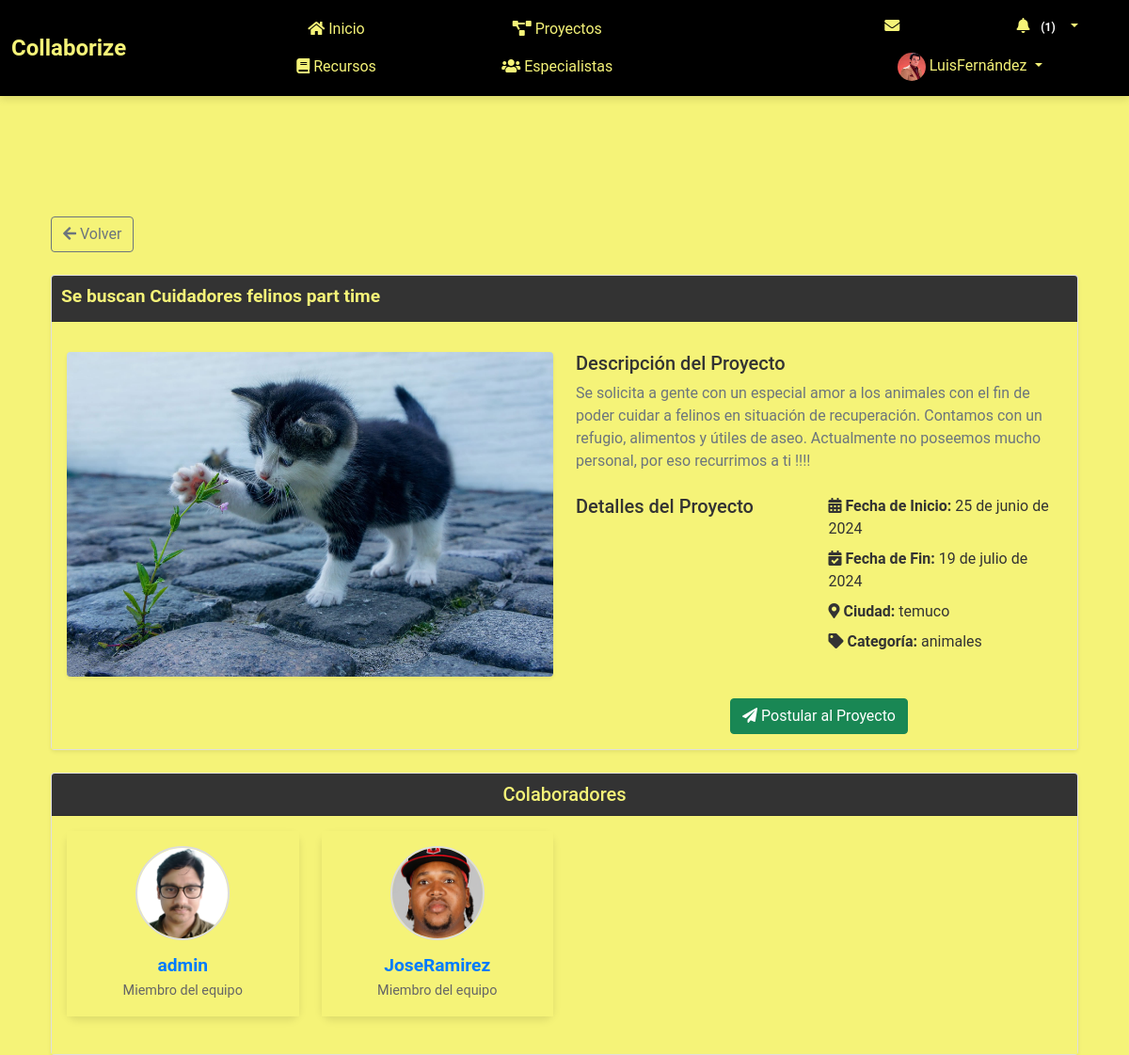
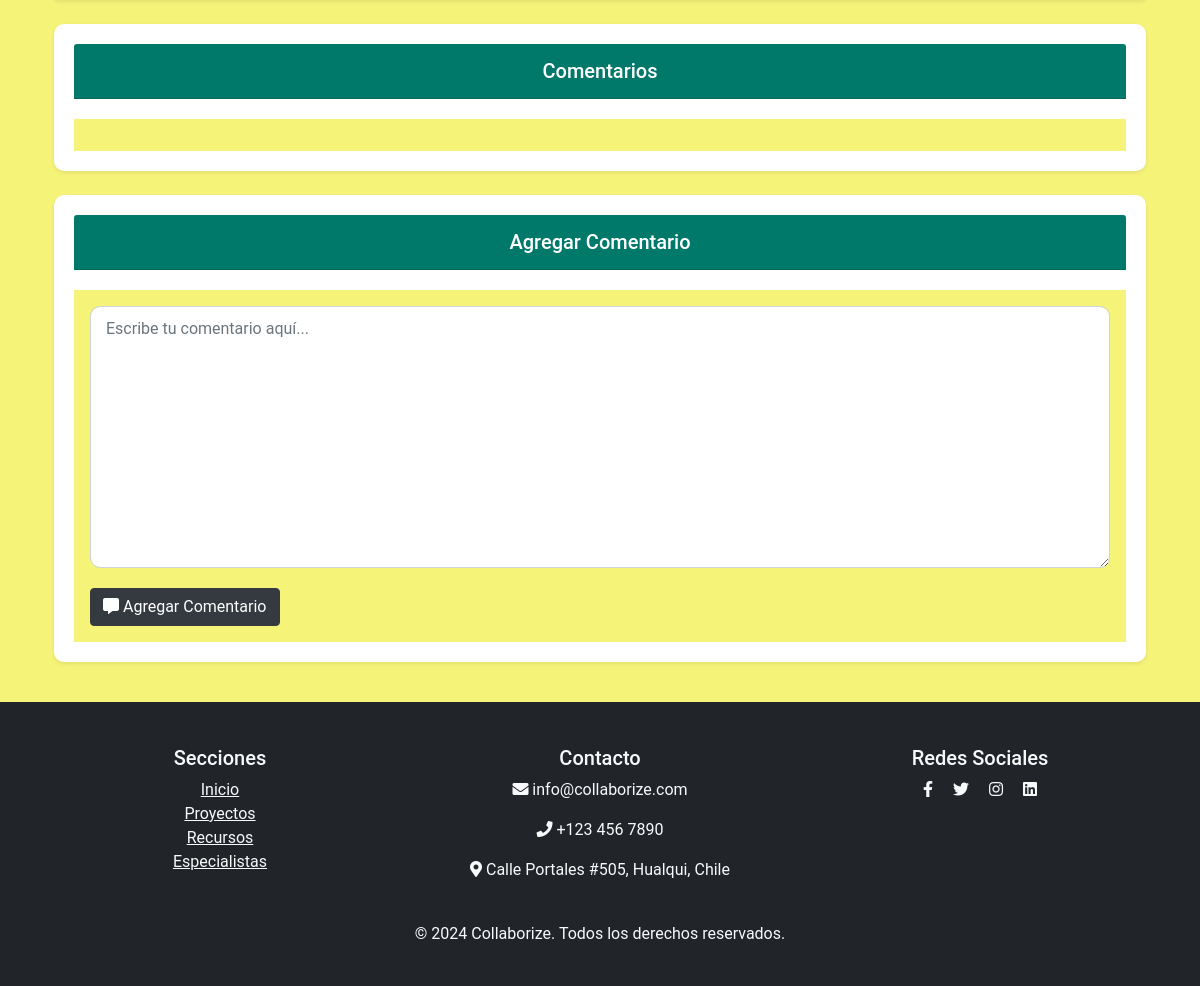
The page /proyectos/11/ (signed in) on the database its author committed (2 pictures, top to bottom).
### myapp/models.py (models this page shows, shortened)
class Perfil(models.Model):
    user = models.OneToOneField(User, on_delete=models.CASCADE)
    nombre = models.CharField(max_length=30, blank=True, null=True)
    apellido = models.CharField(max_length=30, blank=True, null=True)
    telefono = models.CharField(max_length=15, blank=True, null=True)
    fecha_nacimiento = models.DateField(null=True, blank=True)
    avatar = models.ImageField(upload_to='avatars/', null=True, blank=True)
    website = models.URLField(max_length=200, blank=True, null=True)
    twitter = models.URLField(max_length=200, blank=True, null=True)
    facebook = models.URLField(max_length=200, blank=True, null=True)
    linkedin = models.URLField(max_length=200, blank=True, null=True)
    habilidad_1 = models.CharField(max_length=100, blank=True, null=True)
    habilidad_2 = models.CharField(max_length=100, blank=True, null=True)
    habilidad_3 = models.CharField(max_length=100, blank=True, null=True)
    experiencia = models.TextField(blank=True, null=True)
    especialidad = models.CharField(max_length=200, blank=True, null=True)
    ubicacion = models.CharField(max_length=200, blank=True, null=True)
    disponibilidad = models.BooleanField(blank=True, null=True)

class Proyecto(models.Model):
    nombre = models.CharField(max_length=200)
    descripcion = models.TextField()
    fecha_inicio = models.DateField()
    fecha_fin = models.DateField()
    ciudad = models.CharField(max_length=100, blank=True, null=True)
    imagen = models.ImageField(upload_to='proyectos/', blank=True, null=True)
    categoria = models.CharField(max_length=100, choices=[
        ('tecnologia', 'Tecnología'),
        ('educacion', 'Educación'),
        ('salud', 'Salud'),
        ('finanzas', 'Finanzas'),
        ('energia', 'Energía'),
        ('animales', 'Animales'),
    ], default='tecnologia')
    creador = models.ForeignKey(User, on_delete=models.CASCADE, related_name='proyectos_creados')
    colaboradores = models.ManyToManyField(User, related_name='proyectos_colaborados')

class Postulacion(models.Model):
    ESTADO_CHOICES = [
        ('pendiente', 'Pendiente'),
        ('aceptada', 'Aceptada'),
        ('rechazada', 'Rechazada'),
    ]
    proyecto = models.ForeignKey(Proyecto, on_delete=models.CASCADE)
    usuario = models.ForeignKey(User, on_delete=models.CASCADE)
    estado = models.CharField(max_length=10, choices=ESTADO_CHOICES, default='pendiente')
    fecha_postulacion = models.DateTimeField(auto_now_add=True)
    class Meta:
        unique_together = ('proyecto', 'usuario')

### myapp/views.py (the view)
# urls.py: path('proyectos/<int:proyecto_id>/', views.proyecto_detalle, name='proyecto_detalle'),
@login_required
def proyecto_detalle(request, proyecto_id):
    proyecto = get_object_or_404(Proyecto, id=proyecto_id)
    comentarios = proyecto.comentarios.all()
    if request.method == 'POST':
        form = ComentarioForm(request.POST)
        if form.is_valid():
            comentario = form.save(commit=False)
            comentario.proyecto = proyecto
            comentario.autor = request.user
            comentario.save()
            messages.success(request, 'Comentario agregado exitosamente.')
            return redirect('proyecto_detalle', proyecto_id=proyecto.id)
        else:
            messages.error(request, 'Error al agregar el comentario.')
    else:
        form = ComentarioForm()
    aceptados = proyecto.postulacion_set.filter(estado='aceptada')
    return render(request, 'myapp/proyecto_detalle.html', {
        'proyecto': proyecto,
        'comentarios': comentarios,
        'form': form,
        'aceptados': aceptados,
    })

### myapp/templates/myapp/proyecto_detalle.html (shortened to what this page needs)
{% extends "myapp/base.html" %}
{% load static %}
{% load custom_filters %}
{% block extra_css %}
<link rel="stylesheet" href="{% static 'myapp/css/proyecto_detalle.css' %}">
{% endblock %}
{% block content %}
<div class="container mt-5">
    <div class="back-button mb-4">
        <a href="{% url 'proyecto_lista' %}" class="btn btn-outline-secondary">
            <i class="fas fa-arrow-left"></i> Volver
        </a>
    </div>
    <div class="card mb-4 shadow-sm">
        <div class="card-header d-flex justify-content-between align-items-center">
            <h2 class="card-title">{{ proyecto.nombre }}</h2>
        </div>
        <div class="card-body">
            <div class="row">
                <div class="col-md-6 mb-4">
                    <div class="project-image text-center">
                        {% if proyecto.imagen %}
                        <img src="{{ proyecto.imagen.url }}" alt="{{ proyecto.nombre }}" class="img-fluid rounded shadow-sm">
                        {% else %}
                        <img src="https://picsum.photos/1000/1000" alt="{{ proyecto.nombre }}" class="img-fluid rounded shadow-sm">
                        {% endif %}
                    </div>
                </div>
                <div class="col-md-6">
                    <div class="project-info mb-4">
                        <h5>Descripción del Proyecto</h5>
                        <p class="text-muted">{{ proyecto.descripcion }}</p>
                    </div>
                    <div class="project-details mb-4">
                        <h5>Detalles del Proyecto</h5>
                        <ul class="list-unstyled">
                            <li class="mb-2"><i class="fas fa-calendar-alt"></i> <strong>Fecha de Inicio:</strong> {{ proyecto.fecha_inicio }}</li>
                            <li class="mb-2"><i class="fas fa-calendar-check"></i> <strong>Fecha de Fin:</strong> {{ proyecto.fecha_fin }}</li>
                            <li class="mb-2"><i class="fas fa-map-marker-alt"></i> <strong>Ciudad:</strong> {{ proyecto.ciudad }}</li>
                            <li class="mb-2"><i class="fas fa-tag"></i> <strong>Categoría:</strong> {{ proyecto.categoria }}</li>
                        </ul>
                    </div>
                    <div class="text-center">
                        <form method="post" action="{% url 'postular_proyecto' proyecto.id %}">
                            <button type="submit" class="btn btn-success btn-block"><i class="fas fa-paper-plane"></i> Postular al Proyecto</button>
                        </form>
                    </div>
                </div>
            </div>
        </div>
    </div>
    <div class="card mb-4 shadow-sm">
        <div class="card-header text-center">
            <h5 class="mb-0">Colaboradores</h5>
        </div>
        <div class="card-body">
            {% if aceptados %}
                <div class="row">
                    {% for aceptado in aceptados %}
                        <div class="col-md-3 mb-4">
                            <div class="card card-aceptado text-center">
                                <div class="card-body">
                                    <div class="avatar-container">
                                        {% if aceptado.usuario.perfil.avatar %}
                                            <img src="{{ aceptado.usuario.perfil.avatar.url }}" alt="{{ aceptado.usuario.username }}" class="avatar">
                                        {% else %}
                                            <img src="{% static 'myapp/images/default_avatar.png' %}" alt="{{ aceptado.usuario.username }}" class="avatar">
                                        {% endif %}
                                    </div>
                                    <h5 class="card-title">
                                        <a href="{% url 'ver_perfil' aceptado.usuario.id %}">{{ aceptado.usuario.username }}</a>
                                    </h5>
                                    <p class="card-text">{{ aceptado.usuario.perfil.descripcion|default:"Miembro del equipo" }}</p>
                                </div>
                            </div>
                        </div>
                    {% endfor %}
                </div>
            {% else %}
                <p>No hay colaboradores aceptados.</p>
            {% endif %}
        </div>
    </div>
    <div class="card card-comments mb-4 shadow-sm">
        <div class="card-header custom-header">
            <h5 class="mb-0">Comentarios</h5>
        </div>
        <div class="card-body">
        </div>
    </div>
    <div class="card card-form mb-4 shadow-sm">
        <div class="card-header custom-header">
            <h5 class="mb-0">Agregar Comentario</h5>
        </div>
        <div class="card-body">
            <form method="post">
                <div class="form-group">
                    {{ form.texto|add_class:"form-control" }}
                </div>
                <button type="submit" class="btn btn-primary"><i class="fas fa-comment-alt"></i> Agregar Comentario</button>
            </form>
        </div>
    </div>
</div>
{% endblock %}

### myapp/templates/myapp/base.html (shortened to what this page needs)
<!DOCTYPE html>
<html lang="es">
<head>
    {% load static %}
    <link rel="stylesheet" href="https://cdn.jsdelivr.net/npm/bootstrap@5.1.3/dist/css/bootstrap.min.css">
    <link rel="stylesheet" href="https://cdnjs.cloudflare.com/ajax/libs/font-awesome/5.15.4/css/all.min.css">
    <link rel="stylesheet" href="https://cdn.jsdelivr.net/npm/@icon/entypo@1.0.3/entypo.css">
    <link rel="stylesheet" href="https://cdnjs.cloudflare.com/ajax/libs/bootstrap-datepicker/1.9.0/css/bootstrap-datepicker.min.css">
    <link rel="stylesheet" href="{% static 'css/style.css' %}">
    <link rel="stylesheet" href="{% static 'css/ver_perfil.css' %}">
    <link rel="stylesheet" href="{% static 'css/register.css' %}">
    {% block extra_css %}{% endblock %}
</head>
<body>
    {% if user.is_authenticated %}
    <header>
        <nav class="navbar navbar-expand-lg fixed-top custom-navbar">
            <div class="container-fluid d-flex justify-content-between align-items-center">
                <a class="navbar-brand" href="{% url 'index' %}">
                    <span style="font-weight: bold; color: #f5f378; font-size: 1.5rem;">Collaborize</span>
                </a>
                <div class="collapse navbar-collapse justify-content-between" id="navbarNav">
                    <ul class="navbar-nav mx-auto">
                        <li class="nav-item"><a class="nav-link" href="{% url 'index' %}"><i class="fas fa-home"></i> Inicio</a></li>
                        <li class="nav-item"><a class="nav-link" href="{% url 'proyecto_lista' %}"><i class="fas fa-project-diagram"></i> Proyectos</a></li>
                        <li class="nav-item"><a class="nav-link" href="{% url 'listar_recursos' %}"><i class="fas fa-book"></i> Recursos</a></li>
                        <li class="nav-item"><a class="nav-link" href="{% url 'listar_especialistas' %}"><i class="fas fa-users"></i> Especialistas</a></li>
                    </ul>
                    <ul class="navbar-nav ms-auto">
                        <li class="nav-item">
                            <a class="nav-link" href="{% url 'listar_mensajes' %}"><i class="fas fa-envelope"></i>
                            </a>
                        </li>
                        <li class="nav-item dropdown">
                            <a class="nav-link dropdown-toggle" href="#" id="notificacionesDropdown" role="button" data-bs-toggle="dropdown" aria-haspopup="true" aria-expanded="false">
                                <i class="fas fa-bell"></i>
                                <span id="notificaciones-count" class="badge badge-danger"></span>
                            </a>
                        </li>
                        <li class="nav-item dropdown">
                            <a class="nav-link dropdown-toggle" href="#" id="perfilDropdown" role="button" data-bs-toggle="dropdown" aria-haspopup="true" aria-expanded="false">
                                <img src="{% if user.perfil.avatar %}{{ user.perfil.avatar.url }}{% else %}{% static 'images/default_avatar.png' %}{% endif %}" alt="Foto de perfil" class="rounded-circle" width="30" height="30">
                                {{ user.username }}
                            </a>
                        </li>
                    </ul>
                </div>
            </div>
        </nav>
    </header>
    {% endif %}
    <main class="container">
        {% block content %}{% endblock %}
    </main>
    {% block footer %}
    <footer class="bg-dark text-light py-4">
        <div class="container">
            <div class="row">
                <div class="col-md-4">
                    <h5>Secciones</h5>
                    <ul class="list-unstyled">
                        <li><a href="{% url 'index' %}" class="text-light">Inicio</a></li>
                        <li><a href="{% url 'proyecto_lista' %}" class="text-light">Proyectos</a></li>
                        <li><a href="{% url 'listar_recursos' %}" class="text-light">Recursos</a></li>
                        <li><a href="{% url 'listar_especialistas' %}" class="text-light">Especialistas</a></li>
                    </ul>
                </div>
                <div class="col-md-4">
                    <h5>Contacto</h5>
                    <p><i class="fas fa-envelope"></i> info@collaborize.com</p>
                    <p><i class="fas fa-phone"></i> +123 456 7890</p>
                    <p><i class="fas fa-map-marker-alt"></i> Calle Portales #505, Hualqui, Chile</p>
                </div>
                <div class="col-md-4">
                    <h5>Redes Sociales</h5>
                    <a href="#" class="text-light me-3"><i class="fab fa-facebook-f"></i></a>
                    <a href="#" class="text-light me-3"><i class="fab fa-twitter"></i></a>
                    <a href="#" class="text-light me-3"><i class="fab fa-instagram"></i></a>
                    <a href="#" class="text-light"><i class="fab fa-linkedin"></i></a>
                </div>
            </div>
            <div class="text-center mt-4">
                <p>&copy; 2024 Collaborize. Todos los derechos reservados.</p>
            </div>
        </div>
    </footer>
    {% endblock %}
</body>
</html>

### rows shown on the page
Proyecto: nombre "Se buscan Cuidadores felinos part time", imagen (picture), descripcion "Se solicita a gente con un especial amor a los animales con el fin de poder cuidar a felinos en situación de recuperación. Contamos con un refugio, alimentos y útiles de aseo. Actualmente no poseemos mucho personal, por eso recurrimos a ti !!!!", fecha_inicio "25 de junio de 2024", fecha_fin "19 de julio de 2024", ciudad "temuco", categoria "animales"
Postulacion: usuario.perfil.avatar (picture), usuario.username "admin", usuario.perfil.descripcion "Miembro del equipo"
Postulacion: usuario.perfil.avatar (picture), usuario.username "JoseRamirez", usuario.perfil.descripcion "Miembro del equipo"

### other values the page prints
{{ user.username }} "LuisFernández"
